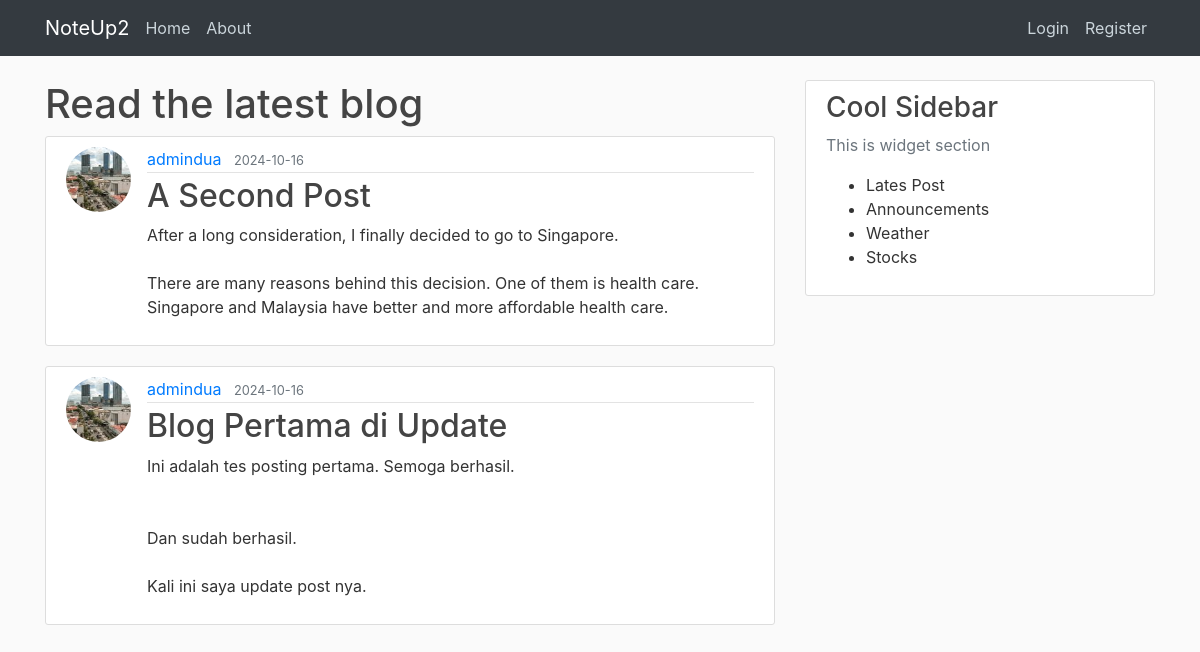
Page /home on the earlier database version.
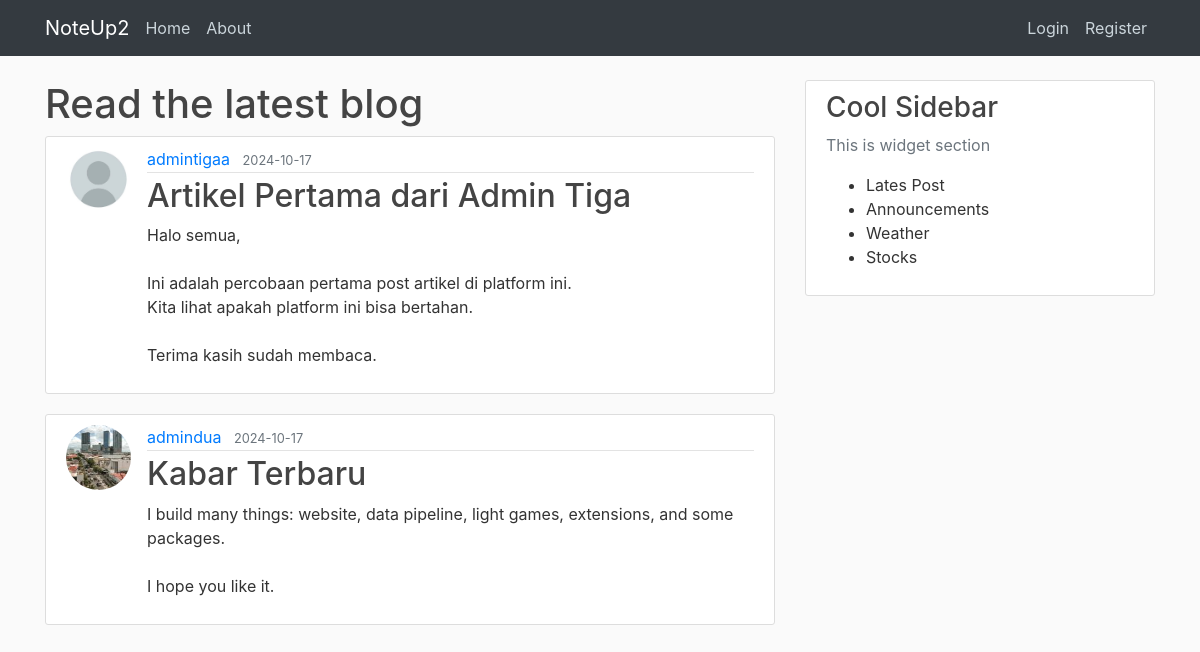
Same page on the later database version.
### noteup/models.py (models this page shows, shortened)
class Post(db.Model):
    id = db.Column(db.Integer, primary_key=True)
    title = db.Column(db.String(100), nullable=False)
    date_posted = db.Column(db.DateTime, nullable=False, default=datetime.now(timezone.utc))
    content = db.Column(db.Text, nullable=False)
    user_id = db.Column(db.Integer, db.ForeignKey('user.id'), nullable=False)

class User(db.Model, UserMixin):
    id = db.Column(db.Integer, primary_key=True)
    username = db.Column(db.String(20), unique=True, nullable=False)
    email = db.Column(db.String(100), unique=True, nullable=False)
    image_file = db.Column(db.String(20), nullable=False, default='default.jpg')
    password = db.Column(db.String(60), nullable=False)
    posts = db.relationship('Post', backref='author', lazy=True)

### noteup/routes.py (the view)
@app.route("/")
@app.route("/home")
def home():
    page = request.args.get('page', 1, type=int)
    posts = Post.query.order_by(Post.date_posted.desc()).paginate(page=page, per_page=2)
    return render_template("home.html", posts=posts)

### noteup/templates/home.html
{% extends "layout.html" %}
{% block content %}
    <h1>Read the latest blog</h1>
    {% for post in posts %}
        <article class="media content-section">
            <img class="rounded-circle article-img" src="{{ url_for('static', filename='img/' + post.author.image_file) }}">
            <div class="media-body">
                <div class="article-metadata">
                    <a href="#" class="mr-2">{{ post.author.username }}</a>
                    <small class="text-muted">{{ post.date_posted.strftime('%Y-%m-%d') }}</small>
                </div>
                <h2><a href="{{ url_for('post', post_id=post.id) }}" class="article-title">{{ post.title }}</a></h2>
                <p class="article-content">{{ post.content }}</p>
            </div>
        </article>
    {% endfor %}
{% endblock content %}

Differences in the rows shown:
no longer on this page (row unchanged): Post: image_file (picture), author.username "admindua", date_posted "2024-10-16", title "A Second Post", content "After a long consideration, I finally decided to go to Singapore. There are many reasons behind this decision. One of them is health care. Singapore and Malaysia have better and more affordable health care."
no longer on this page (row unchanged): Post: image_file (picture), author.username "admindua", date_posted "2024-10-16", title "Blog Pertama di Update", content "Ini adalah tes posting pertama. Semoga berhasil. Dan sudah berhasil. Kali ini saya update post nya."
added Post: image_file (placeholder picture), author.username "admintigaa", date_posted "2024-10-17", title "Artikel Pertama dari Admin Tiga", content "Halo semua, Ini adalah percobaan pertama post artikel di platform ini. Kita lihat apakah platform ini bisa bertahan. Terima kasih sudah membaca."
added Post: image_file (picture), author.username "admindua", date_posted "2024-10-17", title "Kabar Terbaru", content "I build many things: website, data pipeline, light games, extensions, and some packages. I hope you like it."
